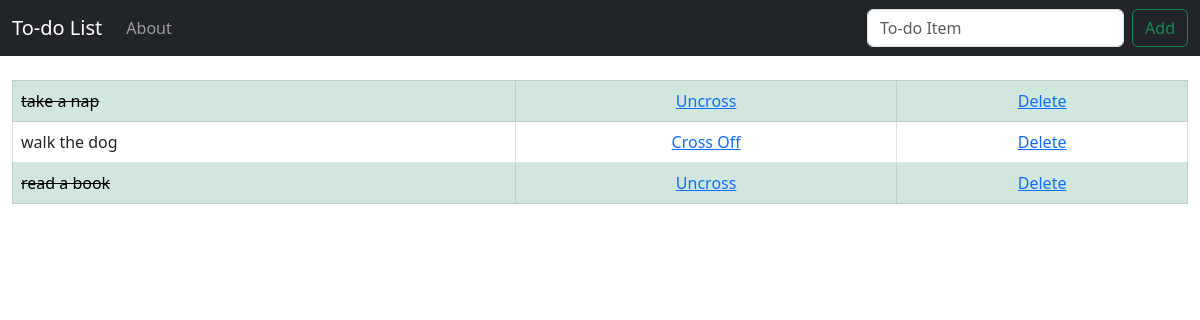
The app's page /, older data.
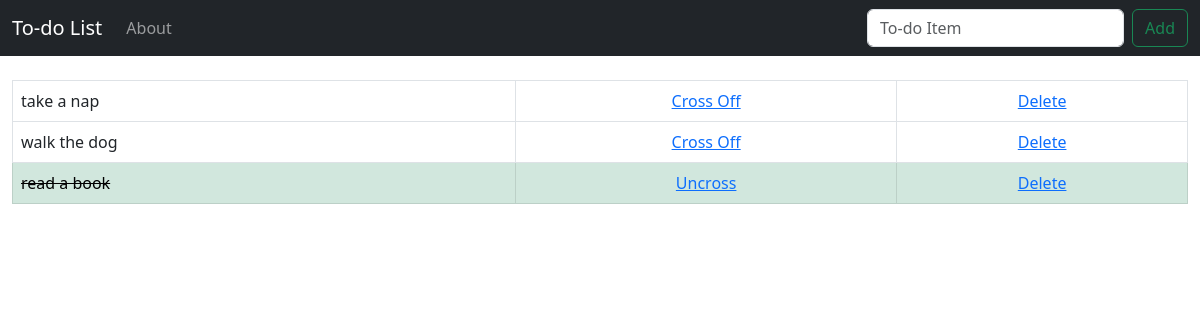
The same page, newer data.
### todo_list/models.py (models this page shows, shortened)
class List(models.Model):
    item = models.CharField(max_length=200)
    completed = models.BooleanField(default=False)

### todo_list/views.py (the view)
# urls.py: 2. Add a URL to urlpatterns:  path('', views.home, name='home')
def home(request):
    if request.method == 'POST':
        form = ListForm(request.POST or None)
        if form.is_valid():
            form.save()
            all_items = List.objects.all
            messages.success(request,('Item Has Been Added To List!'))
            return render(request,'home.html',{'all_items':all_items})
    else:
        all_items = List.objects.all
        return render(request,'home.html',{'all_items':all_items})

### todo_list/templates/home.html (shortened to what this page needs)
{% extends 'base.html' %}
{% block content %}
    {% if all_items %}
    <table class="table table-bordered ">
        {% for things in all_items %}
            {% if things.completed %}
                <tr class="table-success">
                    <td class="striker">{{things.item}}</td>
                    <td><center><a href="{% url 'uncross' things.id %}">Uncross</a></center></td>
                    <td><center><a href="{% url 'delete' things.id %}">Delete</a></center></td>
                </tr>
            {% else %}
            <tr>
                <td>{{things.item}}</td>
                <td><center> <a href="{% url 'cross_off' things.id %}">Cross Off</a></center></td>
                <td><center><a href="{% url 'delete' things.id %}">Delete</a></center></td>
            </tr>
            {% endif %}
        {% endfor %}
    </table>
    {% endif %}
{% endblock %}

Row changes from the older to the newer data that the page shows:
changed List "take a nap": completed "Uncross" → "Cross Off"
